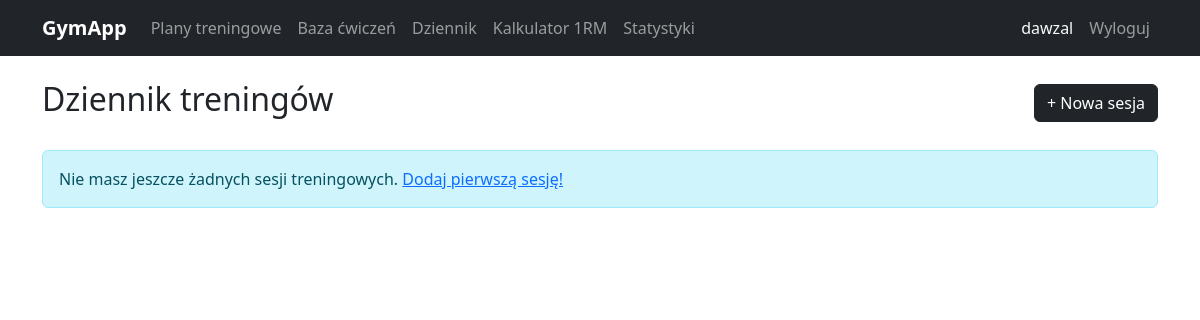
The app's page /dziennik/ (signed in), older data.
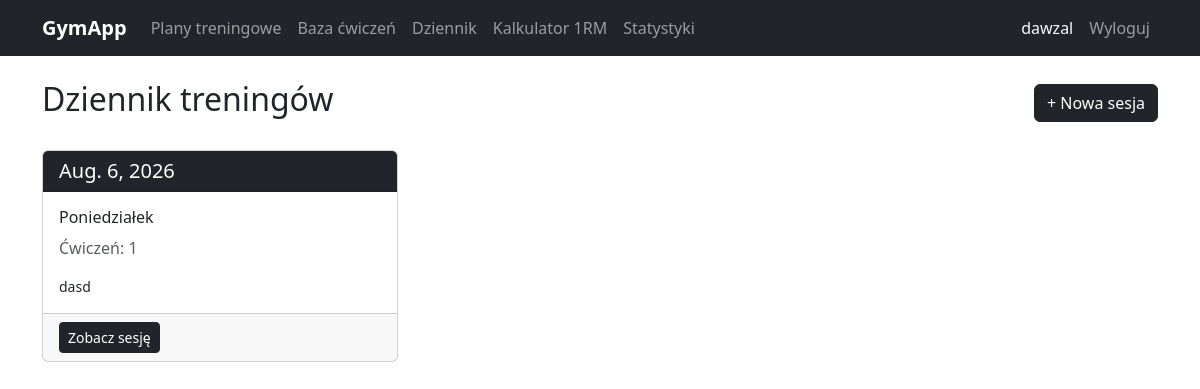
The same page, newer data.
### tracker/models.py (models this page shows, shortened)
class SesjaTreningowa(models.Model):
    uzytkownik = models.ForeignKey(User, on_delete=models.CASCADE)
    data = models.DateField()
    nazwa = models.CharField(max_length=100, blank=True)
    notatki = models.TextField(blank=True)
    class Meta:
        verbose_name = 'Sesja treningowa'
        verbose_name_plural = 'Sesje treningowe'
        ordering = ['-data']

### tracker/views.py (the view)
# urls.py: path('dziennik/', views.dziennik, name='dziennik'),
@login_required
def dziennik(request):
    sesje = SesjaTreningowa.objects.filter(uzytkownik=request.user)
    return render(request, 'tracker/dziennik.html', {'sesje': sesje})

### tracker/templates/tracker/dziennik.html (shortened to what this page needs)
{% extends 'base.html' %}
{% block zawartosc %}
<div class="d-flex justify-content-between align-items-center mb-4">
    <h2>Dziennik treningów</h2>
    <a href="{% url 'dodaj_sesje' %}" class="btn btn-dark">+ Nowa sesja</a>
</div>
{% if sesje %}
    <div class="row">
        {% for sesja in sesje %}
            <div class="col-md-4 mb-3">
                <div class="card h-100">
                    <div class="card-header bg-dark text-white">
                        <h5 class="mb-0">{{ sesja.data }}</h5>
                    </div>
                    <div class="card-body">
                        {% if sesja.nazwa %}
                            <h6>{{ sesja.nazwa }}</h6>
                        {% endif %}
                        <p class="text-muted">
                            Ćwiczeń: {{ sesja.wpisy.count }}
                        </p>
                        {% if sesja.notatki %}
                            <p class="card-text small">{{ sesja.notatki|truncatechars:80 }}</p>
                        {% endif %}
                    </div>
                    <div class="card-footer">
                        <a href="{% url 'szczegoly_sesji' sesja.pk %}" class="btn btn-dark btn-sm">
                            Zobacz sesję
                        </a>
                    </div>
                </div>
            </div>
        {% endfor %}
    </div>
{% else %}
    <div class="alert alert-info">
        Nie masz jeszcze żadnych sesji treningowych.
        <a href="{% url 'dodaj_sesje' %}">Dodaj pierwszą sesję!</a>
    </div>
{% endif %}
{% endblock %}

Row changes from the older to the newer data that the page shows:
added SesjaTreningowa: data "Aug. 6, 2026", nazwa "Poniedziałek", wpisy.count "1", notatki "dasd"
Text that changed along with them:
text no longer shown: "Nie masz jeszcze żadnych sesji treningowych. Dodaj pierwszą sesję!"
